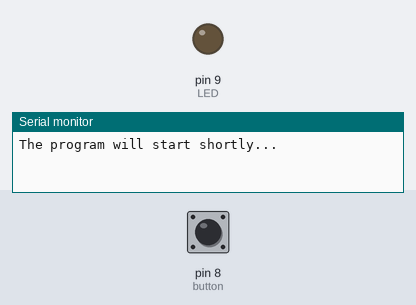
The sketch below on a simulated Arduino Uno, built with avr-gcc and run on an emulated ATmega328P. Parts: output pins drawn as LEDs (lit = HIGH), the last lines printed to the serial monitor. Inputs (shaded band) come from the test bench; at power-on: pin 8 (button) LOW. Random numbers use the default seed unless the sketch sets one.

Above: at 0.1 s.
At 7.9 s:
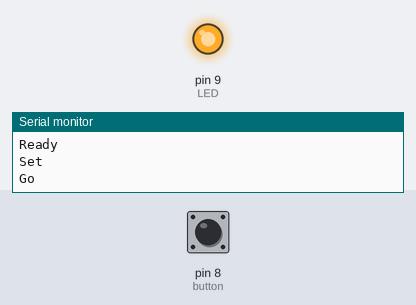
Timing chart, 0 to 9.4 s (numbered marks = the images above):
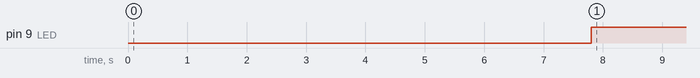

Measured:
- by itself, pin 9 (LED): LOW → HIGH at 7.8 s

The sketch:

Reaction.ino
```cpp
int button = 8;
int LED = 9;
int LEDDelay;
double StartTimer;
double EndTimer;
double SingleTimer;
double TotalTimer;
double AverageTimer;
int counter;

void setup(){
  Serial.begin(9600);
  pinMode(button, INPUT);
  pinMode(LED, OUTPUT);
  TotalTimer = 0;
  counter = 1;
  Serial.println("The program will start shortly...");
  delay(2500);
  Serial.println("Ready");
  delay(1000);
  Serial.println("Set");
  delay(1000);
  Serial.println("Go");
  delay(500);
}

void loop(){
  LEDDelay = random(2000, 6000);
  StartTimer = 0;
  EndTimer= 0;
  SingleTimer = 0;
  delay(LEDDelay);
  StartTimer = millis();
  digitalWrite(LED, HIGH);
  while(digitalRead(button)!=HIGH){
    if(digitalRead(button)==HIGH){
      EndTimer = millis();
      digitalWrite(LED, LOW);
      SingleTimer = EndTimer - StartTimer;
      TotalTimer = TotalTimer + SingleTimer;
      AverageTimer = TotalTimer/counter;
      counter++;
      Serial.print("Your current reaction time was: \t");
      Serial.println(SingleTimer/1000);
      Serial.println("\n");
      break;
      }
  }
  if(counter %  5 == 0){
    Serial.print("\tYour average reaction time is: \t");
    Serial.println( AverageTimer/1000);
    Serial.println("\n");
  }
}
```
